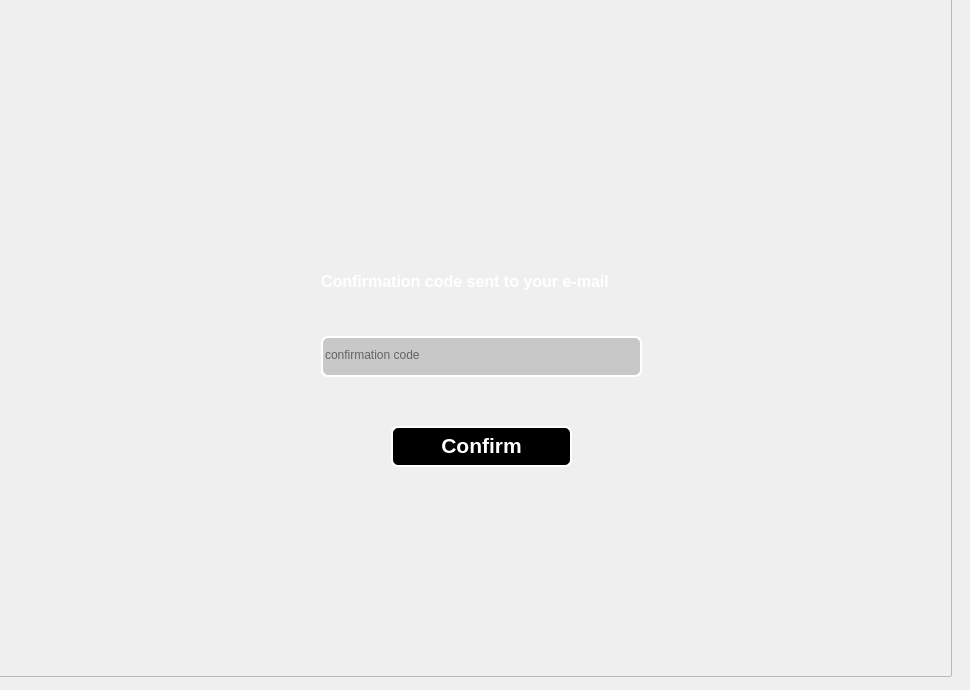
            <widget class="QWidget" name="register_page_confirmation">
             <widget class="QFrame" name="register_page_confirmation_frame">
              <property name="geometry">
               <rect>
                <x>-9</x>
                <y>-4</y>
                <width>961</width>
                <height>681</height>
               </rect>
              </property>
              <property name="sizePolicy">
               <sizepolicy hsizetype="Expanding" vsizetype="Expanding">
                <horstretch>0</horstretch>
                <verstretch>0</verstretch>
               </sizepolicy>
              </property>
              <property name="frameShape">
               <enum>QFrame::StyledPanel</enum>
              </property>
              <property name="frameShadow">
               <enum>QFrame::Raised</enum>
              </property>
              <widget class="QPushButton" name="login_button_3">
               <property name="geometry">
                <rect>
                 <x>400</x>
                 <y>430</y>
                 <width>181</width>
                 <height>41</height>
                </rect>
               </property>
               <property name="font">
                <font>
                 <pointsize>16</pointsize>
                 <weight>75</weight>
                 <bold>true</bold>
                </font>
               </property>
               <property name="styleSheet">
                <string notr="true">background-color: rgb(0, 0, 0);
color:white;
border:none;
padding-bottom:3px;
border-radius:7px;

border :2px solid ;
border-top-color : white; 
border-left-color :white;
border-right-color :white;
border-bottom-color : white
</string>
               </property>
               <property name="text">
                <string>Confirm</string>
               </property>
              </widget>
              <widget class="QLineEdit" name="confirmation_line">
               <property name="geometry">
                <rect>
                 <x>330</x>
                 <y>340</y>
                 <width>321</width>
                 <height>41</height>
                </rect>
               </property>
               <property name="styleSheet">
                <string notr="true">background-color: rgb(200, 200, 200);
color:black;
border:none;
padding-bottom:3px;
border-radius:7px;

border :2px solid ;
border-top-color : white; 
border-left-color :white;
border-right-color :white;
border-bottom-color : white
</string>
               </property>
               <property name="placeholderText">
                <string>confirmation code</string>
               </property>
              </widget>
              <widget class="QLabel" name="label">
               <property name="geometry">
                <rect>
                 <x>330</x>
                 <y>250</y>
                 <width>311</width>
                 <height>71</height>
                </rect>
               </property>
               <property name="font">
                <font>
                 <pointsize>12</pointsize>
                 <weight>75</weight>
                 <bold>true</bold>
                </font>
               </property>
               <property name="styleSheet">
                <string notr="true">color: rgb(255, 255, 255);</string>
               </property>
               <property name="text">
                <string>Confirmation code sent to your e-mail</string>
               </property>
              </widget>
             </widget>
            </widget>
